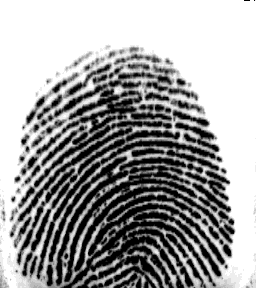
#> input picture dataset/clean_finger.png, 256 x 288 px
$ python PythonApplication1.py
#> lines starting #> are read from the running program, lines starting #| are printed output that depends on the picture
#> the answer given: dataset/clean_finger.png
import cv2
import numpy as np
import tkinter as tk
from tkinter import filedialog

def bilinear_interpolate(image, x, y):
    # Get the dimensions of the image
    height, width, channels = image.shape
    # Calculate the coordinates of the four surrounding pixels
    x1, y1 = int(x), int(y)
    x2, y2 = min(x1 + 1, width - 1), min(y1 + 1, height - 1)
    # Calculate the differences
    dx, dy = x - x1, y - y1
    # Interpolate
    interpolated = np.zeros(channels)
    for c in range(channels):
        interpolated[c] = (image[y1, x1, c] * (1 - dx) * (1 - dy) +
                           image[y1, x2, c] * dx * (1 - dy) +
                           image[y2, x1, c] * (1 - dx) * dy +
                           image[y2, x2, c] * dx * dy)
    return interpolated

def rotate_image_with_bilinear_interpolation(image_path, angle):
#> called with image_path = 'dataset/clean_finger.png', angle = 315
    image = cv2.imread(image_path)
#> image is the input picture: shape (288, 256, 3); min 0, max 255, mean 159.4
    height, width = image.shape[:2]
#> height = 288; width = 256
    # Calculate the center
    center_x, center_y = width / 2, height / 2
#> center_x = 128; center_y = 144
    # Create the rotation matrix
    rotation_matrix = cv2.getRotationMatrix2D((center_x, center_y), angle, 1)
    # Create an empty image for the output with white background
    rotated_image = np.full_like(image, fill_value=255)
    # Perform the rotation
    for y in range(height):
        for x in range(width):
            # Apply the rotation matrix
            new_x, new_y = np.dot(rotation_matrix, np.array([x, y, 1]))
            if 0 <= new_x < width and 0 <= new_y < height:
                rotated_image[y, x, :] = bilinear_interpolate(image, new_x, new_y)
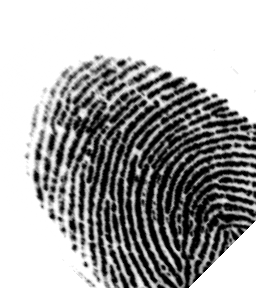
#> rotated_image: shape (288, 256, 3); min 0, max 255, mean 165.8
    return rotated_image

def select_image():
    root = tk.Tk()
    root.configure(bg='white')
    root.withdraw()
    file_path = filedialog.askopenfilename()
    root.destroy()
    return file_path

# Main execution
image_path = select_image()
if image_path:
    angle = 315
    rotated = rotate_image_with_bilinear_interpolation(image_path, angle)
    cv2.imshow('Rotated Image', rotated)
    cv2.waitKey(0)
    cv2.destroyAllWindows()
    # Save the rotated image
    output_path = r"C:\Users\14935\Desktop\output.jpg"
    cv2.imwrite(output_path, rotated)
    print("Rotated image saved at:", output_path)

$ run again, on dataset/strong_finger.png
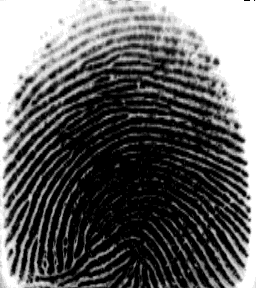
#> input picture dataset/strong_finger.png, 256 x 288 px
#> in rotate_image_with_bilinear_interpolation, image is the input picture: shape (288, 256, 3); min 0, max 255, mean 97.9
#> after the loop in rotate_image_with_bilinear_interpolation, `for y in range(height):`:
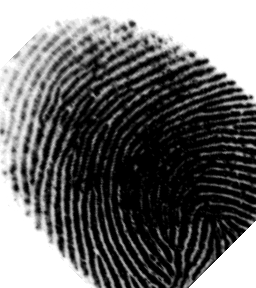
#> rotated_image: shape (288, 256, 3); min 0, max 255, mean 109.7

$ run again, on dataset/warp1_finger.png
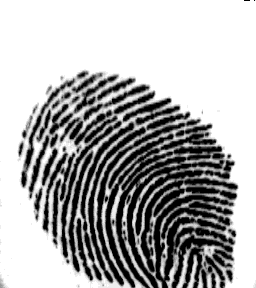
#> input picture dataset/warp1_finger.png, 256 x 288 px
#> in rotate_image_with_bilinear_interpolation, image is the input picture: shape (288, 256, 3); min 0, max 255, mean 173.3
#> after the loop in rotate_image_with_bilinear_interpolation, `for y in range(height):`:
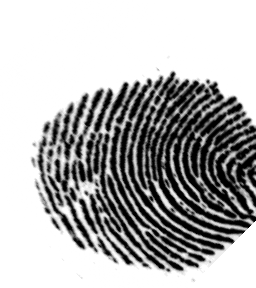
#> rotated_image: shape (288, 256, 3); min 0, max 255, mean 177.9
